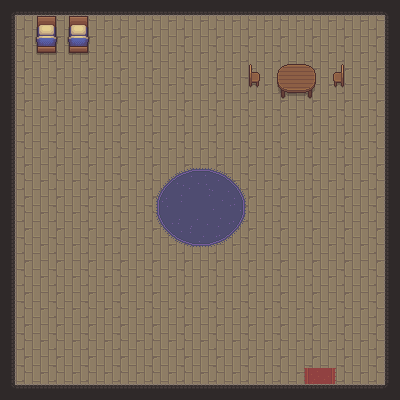

Rendered tile map (Tiled .tmx) drawn with the repository's tilesets; below, a short description and the full map source, tile grids included:
An orthogonal 25x25 tile map with 16x16 px tiles, 3 tile layers (background, walls, elements), 2 tilesets and 9 objects (7x collision, exit_house, spawn).

<map version="1.10" tiledversion="1.12.2" orientation="orthogonal" renderorder="right-down" width="25" height="25" tilewidth="16" tileheight="16" infinite="0" nextlayerid="5" nextobjectid="10">
 <tileset firstgid="1" source="wallsandfloor.tsx" />
 <tileset firstgid="177" source="elements.tsx" />
 <layer id="1" name="background" width="25" height="25">
  <data encoding="csv">
104,105,104,105,104,105,104,105,104,105,104,105,104,105,104,105,104,105,104,105,104,105,104,105,104,
115,116,115,116,115,116,115,116,115,116,115,116,115,116,115,116,115,116,115,116,115,116,115,116,115,
104,105,104,105,104,105,104,105,104,105,104,105,104,105,104,105,104,105,104,105,104,105,104,105,104,
115,116,115,116,115,116,115,116,115,116,115,116,115,116,115,116,115,116,115,116,115,116,115,116,115,
104,105,104,105,104,105,104,105,104,105,104,105,104,105,104,105,104,105,104,105,104,105,104,105,104,
115,116,115,116,115,116,115,116,115,116,115,116,115,116,115,116,115,116,115,116,115,116,115,116,115,
104,105,104,105,104,105,104,105,104,105,104,105,104,105,104,105,104,105,104,105,104,105,104,105,104,
115,116,115,116,115,116,115,116,115,116,115,116,115,116,115,116,115,116,115,116,115,116,115,116,115,
104,105,104,105,104,105,104,105,104,105,104,105,104,105,104,105,104,105,104,105,104,105,104,105,104,
115,116,115,116,115,116,115,116,115,116,115,116,115,116,115,116,115,116,115,116,115,116,115,116,115,
104,105,104,105,104,105,104,105,104,105,104,105,104,105,104,105,104,105,104,105,104,105,104,105,104,
115,116,115,116,115,116,115,116,115,116,115,116,115,116,115,116,115,116,115,116,115,116,115,116,115,
104,105,104,105,104,105,104,105,104,105,104,105,104,105,104,105,104,105,104,105,104,105,104,105,104,
115,116,115,116,115,116,115,116,115,116,115,116,115,116,115,116,115,116,115,116,115,116,115,116,115,
104,105,104,105,104,105,104,105,104,105,104,105,104,105,104,105,104,105,104,105,104,105,104,105,104,
115,116,115,116,115,116,115,116,115,116,115,116,115,116,115,116,115,116,115,116,115,116,115,116,115,
104,105,104,105,104,105,104,105,104,105,104,105,104,105,104,105,104,105,104,105,104,105,104,105,104,
115,116,115,116,115,116,115,116,115,116,115,116,115,116,115,116,115,116,115,116,115,116,115,116,115,
104,105,104,105,104,105,104,105,104,105,104,105,104,105,104,105,104,105,104,105,104,105,104,105,104,
115,116,115,116,115,116,115,116,115,116,115,116,115,116,115,116,115,116,115,116,115,116,115,116,115,
104,105,104,105,104,105,104,105,104,105,104,105,104,105,104,105,104,105,104,105,104,105,104,105,104,
115,116,115,116,115,116,115,116,115,116,115,116,115,116,115,116,115,116,115,116,115,116,115,116,115,
104,105,104,105,104,105,104,105,104,105,104,105,104,105,104,105,104,105,104,105,104,105,104,105,104,
115,116,115,116,115,116,115,116,115,116,115,116,115,116,115,116,115,116,115,116,115,116,115,116,115,
104,105,104,105,104,105,104,105,104,105,104,105,104,105,104,105,104,105,104,105,104,105,104,105,104
</data>
 </layer>
 <layer id="2" name="walls" width="25" height="25">
  <data encoding="csv">
134,135,135,135,135,135,135,135,135,135,135,135,135,135,135,135,135,135,135,135,135,135,135,135,136,
145,0,0,0,0,0,0,0,0,0,0,0,0,0,0,0,0,0,0,0,0,0,0,0,147,
145,0,0,0,0,0,0,0,0,0,0,0,0,0,0,0,0,0,0,0,0,0,0,0,147,
145,0,0,0,0,0,0,0,0,0,0,0,0,0,0,0,0,0,0,0,0,0,0,0,147,
145,0,0,0,0,0,0,0,0,0,0,0,0,0,0,0,0,0,0,0,0,0,0,0,147,
145,0,0,0,0,0,0,0,0,0,0,0,0,0,0,0,0,0,0,0,0,0,0,0,147,
145,0,0,0,0,0,0,0,0,0,0,0,0,0,0,0,0,0,0,0,0,0,0,0,147,
145,0,0,0,0,0,0,0,0,0,0,0,0,0,0,0,0,0,0,0,0,0,0,0,147,
145,0,0,0,0,0,0,0,0,0,0,0,0,0,0,0,0,0,0,0,0,0,0,0,147,
145,0,0,0,0,0,0,0,0,0,0,0,0,0,0,0,0,0,0,0,0,0,0,0,147,
145,0,0,0,0,0,0,0,0,0,0,0,0,0,0,0,0,0,0,0,0,0,0,0,147,
145,0,0,0,0,0,0,0,0,0,0,0,0,0,0,0,0,0,0,0,0,0,0,0,147,
145,0,0,0,0,0,0,0,0,0,0,0,0,0,0,0,0,0,0,0,0,0,0,0,147,
145,0,0,0,0,0,0,0,0,0,0,0,0,0,0,0,0,0,0,0,0,0,0,0,147,
145,0,0,0,0,0,0,0,0,0,0,0,0,0,0,0,0,0,0,0,0,0,0,0,147,
145,0,0,0,0,0,0,0,0,0,0,0,0,0,0,0,0,0,0,0,0,0,0,0,147,
145,0,0,0,0,0,0,0,0,0,0,0,0,0,0,0,0,0,0,0,0,0,0,0,147,
145,0,0,0,0,0,0,0,0,0,0,0,0,0,0,0,0,0,0,0,0,0,0,0,147,
145,0,0,0,0,0,0,0,0,0,0,0,0,0,0,0,0,0,0,0,0,0,0,0,147,
145,0,0,0,0,0,0,0,0,0,0,0,0,0,0,0,0,0,0,0,0,0,0,0,147,
145,0,0,0,0,0,0,0,0,0,0,0,0,0,0,0,0,0,0,0,0,0,0,0,147,
145,0,0,0,0,0,0,0,0,0,0,0,0,0,0,0,0,0,0,0,0,0,0,0,147,
145,0,0,0,0,0,0,0,0,0,0,0,0,0,0,0,0,0,0,0,0,0,0,0,147,
145,0,0,0,0,0,0,0,0,0,0,0,0,0,0,0,0,0,0,0,0,0,0,0,147,
156,157,157,157,157,157,157,157,157,157,157,157,157,157,157,157,157,157,157,157,157,157,157,157,158
</data>
 </layer>
 <layer id="3" name="elements" width="25" height="25">
  <data encoding="csv">
0,0,181,182,181,182,0,0,0,0,0,0,0,0,0,0,0,0,0,0,0,0,0,0,0,
0,0,195,196,195,196,0,0,0,0,0,0,0,0,0,0,0,0,0,0,0,0,0,0,0,
0,0,209,210,209,210,0,0,0,0,0,0,0,0,0,0,0,0,0,0,0,0,0,0,0,
0,0,223,224,223,224,0,0,0,0,0,0,0,0,0,0,0,0,0,0,0,0,0,0,0,
0,0,0,0,0,0,0,0,0,0,0,0,0,0,0,365,366,360,361,362,363,364,0,0,0,
0,0,0,0,0,0,0,0,0,0,0,0,0,0,0,379,380,374,375,376,377,378,0,0,0,
0,0,0,0,0,0,0,0,0,0,0,0,0,0,0,0,0,388,389,390,0,0,0,0,0,
0,0,0,0,0,0,0,0,0,0,0,0,0,0,0,0,0,0,0,0,0,0,0,0,0,
0,0,0,0,0,0,0,0,0,0,0,0,0,0,0,0,0,0,0,0,0,0,0,0,0,
0,0,0,0,0,0,0,0,0,0,0,0,0,0,0,0,0,0,0,0,0,0,0,0,0,
0,0,0,0,0,0,0,0,0,0,403,404,405,406,407,0,0,0,0,0,0,0,0,0,0,
0,0,0,0,0,0,0,0,0,416,417,418,419,420,421,422,0,0,0,0,0,0,0,0,0,
0,0,0,0,0,0,0,0,0,430,431,432,433,434,435,436,0,0,0,0,0,0,0,0,0,
0,0,0,0,0,0,0,0,0,444,445,446,447,448,449,450,0,0,0,0,0,0,0,0,0,
0,0,0,0,0,0,0,0,0,458,459,460,461,462,463,464,0,0,0,0,0,0,0,0,0,
0,0,0,0,0,0,0,0,0,0,473,474,475,476,477,0,0,0,0,0,0,0,0,0,0,
0,0,0,0,0,0,0,0,0,0,0,0,0,0,0,0,0,0,0,0,0,0,0,0,0,
0,0,0,0,0,0,0,0,0,0,0,0,0,0,0,0,0,0,0,0,0,0,0,0,0,
0,0,0,0,0,0,0,0,0,0,0,0,0,0,0,0,0,0,0,0,0,0,0,0,0,
0,0,0,0,0,0,0,0,0,0,0,0,0,0,0,0,0,0,0,0,0,0,0,0,0,
0,0,0,0,0,0,0,0,0,0,0,0,0,0,0,0,0,0,0,0,0,0,0,0,0,
0,0,0,0,0,0,0,0,0,0,0,0,0,0,0,0,0,0,0,0,0,0,0,0,0,
0,0,0,0,0,0,0,0,0,0,0,0,0,0,0,0,0,0,0,0,0,0,0,0,0,
0,0,0,0,0,0,0,0,0,0,0,0,0,0,0,0,0,0,0,481,482,0,0,0,0,
0,0,0,0,0,0,0,0,0,0,0,0,0,0,0,0,0,0,0,0,0,0,0,0,0
</data>
 </layer>
 <objectgroup id="4" name="Objects">
  <object id="1" type="collision" x="-0.521105" y="-0.521105" width="401.251" height="14.5909" />
  <object id="2" type="collision" x="1.04221" y="15.112" width="13.0276" height="381.449" />
  <object id="3" type="collision" x="14.0698" y="384.575" width="384.054" height="15.112" />
  <object id="4" type="collision" x="385.096" y="15.6331" width="14.5909" height="366.858" />
  <object id="5" type="collision" x="277.749" y="73.4758" width="38.0406" height="26.5763" />
  <object id="6" type="collision" x="68.7858" y="16.1542" width="18.7598" height="36.4773" />
  <object id="7" type="collision" x="35.9562" y="16.1542" width="19.802" height="34.3929" />
  <object id="8" name="exit_house" x="304.325" y="368.421" width="30.2241" height="16.6754" />
  <object id="9" name="spawn" x="319.437" y="348.098">
   <point />
  </object>
 </objectgroup>
</map>
